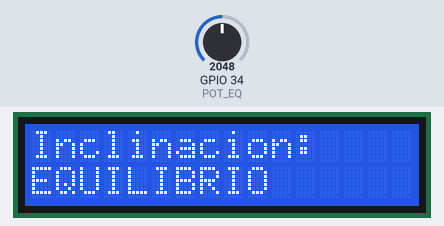
This sketch was run on a simulated ESP32. Shown: 16×2 character LCD. The inputs (shaded band) are chosen by the test bench; at power-on: GPIO 34 (POT_EQ) = 2048.

Above: at 2.7 s.
2.8 s: GPIO 34 (POT_EQ) set to 2128
At 4.0 s:
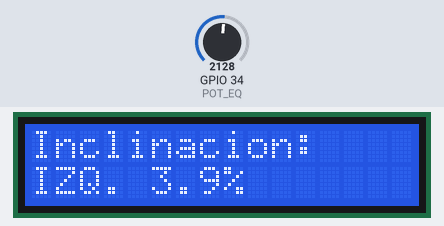
4.6 s: GPIO 34 (POT_EQ) set to 1228
At 6.0 s:
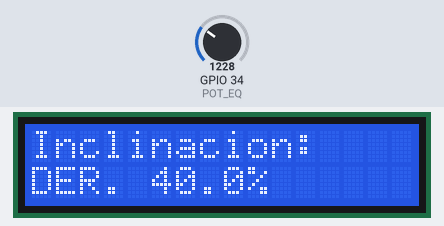
6.3 s: GPIO 34 (POT_EQ) set to 2047
At 6.8 s:
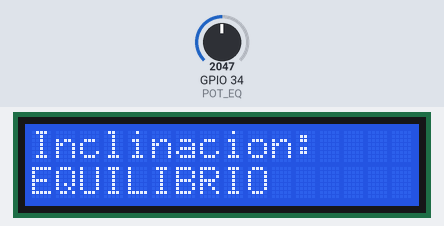
Timing chart, 0 to 9.3 s (numbered marks = the images above; inputs shaded):
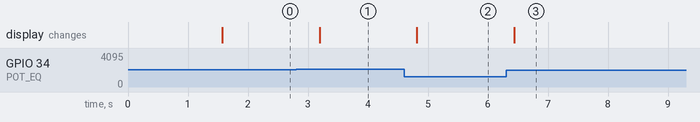

Measured:
- the behaviour switches between 2097 and 2098 on GPIO 34 (POT_EQ) (found by bisection; images 0 and 1)
- after the input at 2.8 s, the display: changes after 0.39 s (image 1)
- after the input at 4.6 s, the display: changes after 0.21 s (image 2)
- after the input at 6.3 s, the display: changes after 0.13 s (image 3)

The sketch:

circuito.ino
```cpp
#include <LiquidCrystal.h>

//Pines LCD
#define RS 2
#define E 4
#define D4 5
#define D5 18
#define D6 19
#define D7 21

// Potenciómetro que simula inclinación
#define POT_EQ 34

LiquidCrystal lcd(RS, E, D4, D5, D6, D7);

void setup() {
  lcd.begin(16, 2);
  lcd.clear();
  lcd.setCursor(0, 0);
  lcd.print("Balanza Romana");
  delay(1500);
  lcd.clear();
}

void loop() {
  int valor = analogRead(POT_EQ);  // valor analógico 0–4095
  int puntoMedio = 2048;           // valor que representa equilibrio
  int diferencia = valor - puntoMedio;

  // Calcular porcentaje de inclinación (de -100% a +100%)
  float inclinacion = (diferencia / 2048.0) * 100.0;


  //determinar inclinacion
  String direccion;
  if (abs(diferencia) < 50) {
    direccion = "EQUILIBRIO";
    inclinacion = 0;
  } else if (diferencia < 0) {
    direccion = "DER. " + String(abs(inclinacion), 1) + "%";
  } else {
    direccion = "IZQ. " + String(abs(inclinacion), 1) + "%";
  }

  //Mostrar en LCD
  lcd.clear();
  lcd.setCursor(0, 0);
  lcd.print("Inclinacion:");
  lcd.setCursor(0, 1);
  lcd.print(direccion);

  delay(400);
}
```
